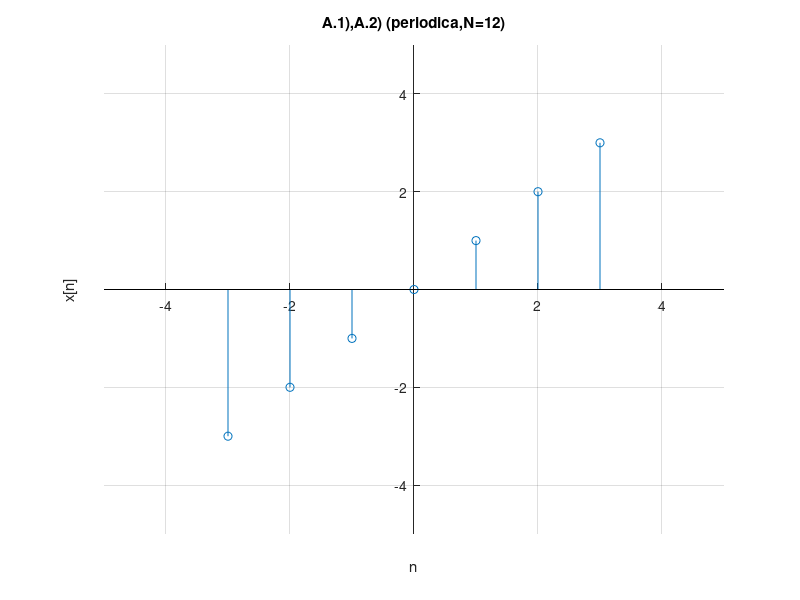

The MATLAB script that drew this image:
%% Práctica 2: Señales en tiempo discreto.
%
% *Integrantes:*
%
% * Arellano Paz Angel Ulises
% * Cardoso Arias Javier
% * Gachuz Hernández Karla Denisse
% * García Arteaga Alejandro
% * López Galván José Rodolfo
%
%% Objetivos
% * Manipulación básica de MATLAB.
% * Graficas de señales reales y complejas discretas.
% * Transformación de señales discretas (escalamientos y traslaciones).

%% Introducción
%
% La solución del problema 1 usando Python puede ser consultada desde el siguiente <https://colab.research.google.com/drive/13KC50b29OvmNI86Jk5ALlBP_lCHp1jNU?usp=sharing *enlace*>.

%% Ejercicio 1
% 3.11-2 Consider the discrete-time function
% $$f[n] = e-n/5 cos(\pi*n/5)u[n]$$
%
% Section 3.11 uses anonymous
% functions in describing DT signals.
%
%%
%   f = @(n) exp(-n/5).*cos(pi*n/5).*(n>=0);
%
% While this anonymous function operates correctly
% for a downsampling operation such as
% f[2n], it does not operate correctly for an
% upsampling operation, such as f[n/2]. Modify
% the anonymous function f so that it also
% correctly accommodates upsampling operations.
% Test your code by computing and plotting
% f(n/2) over (?10 ? n ? 10).
%%
% *Procedimiento*
%
%
% Creamos la función y vector de n
%
%%

f = @(n) exp(-n/5).*cos(pi*n/5).*(n>=0);

n=-10:1:10;

%%
% Modificamos la función 


f1 = @(n) exp(-n/5).*cos(pi*n/5).*(n>=0).*(1./(mod(n,1)==0));

stem(n,f1(n));

title('Gráfica de la señal f[n]=e^ (-n/5)*cos(pin/5)u[n]');

xlabel('n');

ylabel('f[n]');

axis([-11 11 -0.5 1.2]);
grid on;

set (gca, "xaxislocation", "origin")
set (gca, "yaxislocation", "origin")
set(gca, "box", "off")

%%
% Escalando f[n] en 1/2

stem(n,f1(n/2));

title('Gráfica de la señal f[n/2]');

xlabel('n');
ylabel('f[n/2]');

axis([-11 11 -0.5 1.2]);

grid on;

set (gca, "xaxislocation", "origin")
set (gca, "yaxislocation", "origin")
set(gca, "box", "off")

%% Ejercicio 2
% For the signal shown in Fig. P3.1-1b, sketch the following signals:
% 
% *a)* x[-n]
% 
% *b)* x[n+6]
% 
% *c)* x[n-6]
% 
% *d)* x[3n]
% 
% *e)* x[n/3]
% 
% *f)* x[3-n]
% 
% 
% 
% *Solución:*
% 
% Primero creamos e indicamos a la Señal x[n], para eso escribimos a la señal 
% usando 3 secciones:
% 
% x1[n] = n, 0<=n<=3;
% 
% x2[n] = -n+6, 3<n<=6
% 
% x3[n] = 0, otro caso
% 
% Generamos la grafica

n=(-20:1:20);
for i=1:length(n)
if (0<=n(i))&&(n(i)<=3)
R(i)=n(i);
elseif (3<n(i))&&(n(i)<=6)
R(i)=-n(i)+6;
else
R(i)=0;
end
end

stem(n,R);
ylabel('x[n]')
xlabel('n')
title('Señal x[n] original')
grid on;

set (gca, "xaxislocation", "origin")
set (gca, "yaxislocation", "origin")
set(gca, "box", "off")
axis([-2 7, -1, 4])
%% 
% Ahora ya podemos realizar las operaciones
% 
% *a)* Se trata de una inversión horizontal:
% 
% x1a[n] = x1[-n] = -n, 0<=n<=-3
% 
% x2a[n] = x2[-n] = n+6 -3<n<=-6
% 
% x3a[n] = x3[-n] = 0, otro caso
% 
% Generamos la grafica

for i=1:length(n)
if (-3<=n(i))&&(n(i)<=0)
R(i)=-(n(i));
elseif (-6<=n(i))&&(n(i)<-3)
R(i)=n(i)+6;
else
R(i)=0;
end
end

stem(n,R);
ylabel('x[-n]')
xlabel('n')
title('Inciso a)')
grid on;

set (gca, "xaxislocation", "origin")
set (gca, "yaxislocation", "origin")
set(gca, "box", "off")
axis([-7 2, -1, 4])
%% 
% *b)* La operación es una traslación 6 unidades a la izquierda
% 
% x1b[n] = x1[n+6] = n+6, -6<=n<=-3
% 
% x2b[n] = x2[n+6] = -n, -3<n<=0
% 
% x3b[n] = x3[n+6] = 0, otro caso
% 
% Generamos la grafica

for i=1:length(n)
if (-6<=n(i))&&(n(i)<=-3)
R(i)=n(i)+6;
elseif (-3<n(i))&&(n(i)<=0)
R(i)=-n(i);
else
R(i)=0;
end
end

stem(n,R);
ylabel('x[n+6]')
xlabel('n')
title('Inciso b)')
grid on;

set (gca, "xaxislocation", "origin")
set (gca, "yaxislocation", "origin")
set(gca, "box", "off")
axis([-7 1, -1 4])
%% 
% *c)* Trasladas horizontalmente 6 unidades a la derecha
% 
% x1c[n] = x1[n-6] = n-6, 6<=n<=9
% 
% x2c[n] = x2[n-6] = -n+12, 9<n<=12
% 
% x3c[n] = x3[n-6] = 0, otro caso
% 
% Graficamos

for i=1:length(n)
if (6<=n(i))&&(n(i)<=9)
R(i)=n(i)-6;
elseif (9<n(i))&&(n(i)<=12)
R(i)=-n(i)+12;
else
R(i)=0;
end
end

stem(n,R);
ylabel('x[n-6]')
xlabel('n')
title('Iniciso c)')
grid on;

set (gca, "xaxislocation", "origin")
set (gca, "yaxislocation", "origin")
set(gca, "box", "off")
axis([-1 13, -1 4])
%% 
% *d)* Compresión de un tercio en el eje horizontal
% 
% x1d[n] = x1[3n] = 3n, 0<=n<=1
% 
% x2d[n] = x2[3n] = -3n+6, 1<n<=2
% 
% x3d[n] = x3[3n] = 0, otro caso
% 
% Graficamos

for i=1:length(n)
if (0<=n(i))&&(n(i)<=1)
R(i)=3*n(i);
elseif (1<n(i))&&(n(i)<=2)
R(i)=-3*n(i)+6;
else
R(i)=0;
end
end
stem(n,R);
ylabel('x[3n]')
xlabel('n')
title('Inciso d)')
grid on;

set (gca, "xaxislocation", "origin")
set (gca, "yaxislocation", "origin")
set(gca, "box", "off")
axis([-3 3, -1 4])
%% 
% *e)* Expansión vertical en una escala de 3
% 
% x1e[n] = x1[n/3] = n/3, 0<=n/3<=3
% 
% x2e[n] = x2[n/3] = -(n/3)+6, 3<n/3<=6
% 
% x3e[n] = x3[n/3] = 0, otro caso
% 
% Debemos tomar en cuenta que solo vamos a evaluar a la funciòn en valores enteros.  
% 
% Graficamos. 

n=-21:3:21;
heaviside=@(n) 1.*(n>=0);
y=@(n) (heaviside(n)-heaviside(n-4)).*n+(heaviside(n-4)-heaviside(n-7)).*(-n+6);
stem(n,y(n/3));
ylabel('x[n/3]')
xlabel('n')
title('Inciso e)')
grid on;

set (gca, "xaxislocation", "origin")
set (gca, "yaxislocation", "origin")
set(gca, "box", "off")
axis([-1 19, -1 4])
%% 
% *f)* Hacemos una traslaciò de 6 unidades a la izquierda y luego invertimos, 
% ambas operaciones respecto al eje horizontal
% 
% x1e[n] = x1[3-n] = 3-n, 3>=n>=0
% 
% x2e[n] = x2[3-n] = n+3, 0>n>=-3
% 
% x3e[n] = x3[3-n] = 0, otro caso 

n=-20:20;
for i=1:length(n)
if (-3<=n(i))&&(n(i)<=0)
R(i)=n(i)+3;
elseif (0<n(i))&&(n(i)<=3)
R(i)=-n(i)+3;
else
R(i)=0;
end
end
stem(n,R);
ylabel('x[3-n]')
xlabel('n')
title('Inciso f)')
grid on;

set (gca, "xaxislocation", "origin")
set (gca, "yaxislocation", "origin")
set(gca, "box", "off")
axis([-4 4, -1 4])

%% Ejercicio 3
% 
% 3.11-6 Suppose a vector x exists in the MATLAB
% workspace, corresponding to a finite-duration
% DT signal x[n]
% (a) Write a MATLAB function that, when
% passed vector x, computes and returns Ex,
% the energy of x[n].
% (b) Write a MATLAB function that, when
% passed vector x, computes and returns Px,
% the power of x[n]. Assume that x[n] is
% periodic and that vector x contains data for
% an integer number of periods of x[n].
%
% *Procedimiento*
%
% *A)* Energia
%
%   function [ E ] = Energia(x,n)
%   E=0;
%   for n=n
%   sum=x(n)^2;
%   E=E+sum;
%   end
%   fprintf('La energia es:%d',E);
% 
% *B)* Potencia
%
%   function [ P ] = Potencia(y,N)
%   P=0;
%   for n=0:N-1
%   sum=(1/N)*y(n)^2;
%   P=P+sum;
%   end
%   fprintf('La Potencia es:%d',P);
 


%% Ejercicio 4
%
% 3.1-1 Find the energy of the signals depicted in
% Fig. A.1)
% 
% 3.1-2 Find the power of the signals illustrated in
% Fig. A.2)
x=@(n) n.*(heaviside(n+3)-heaviside(n-4));
n=-3:3;
stem(n,x(n))
axis([-5 5 -5 5])
title('A.1),A.2) (periodica,N=12)')
xlabel('n')
ylabel('x[n]')
grid on;

set (gca, "xaxislocation", "origin")
set (gca, "yaxislocation", "origin")
set(gca, "box", "off")
%% 
% *Procedimiento*
% 3.1-1 Energia
  E=0;
  for n=n
  sum=x(n)^2;
  E=E+sum;
  end
  fprintf('La energia es:%d',E);
  
%%
% 3.1-2 Potencia
  P=0;
  N=12;
  for n=0:N-1
  sum=(1/N)*x(n)^2;
  P=P+sum;
  end
  fprintf('La Potencia es:%d',P);
 
%% App para graficar señales discretas
%
% A continuaciòn se muestra una captura de pantalla de la aplicaciòn diseñada.
